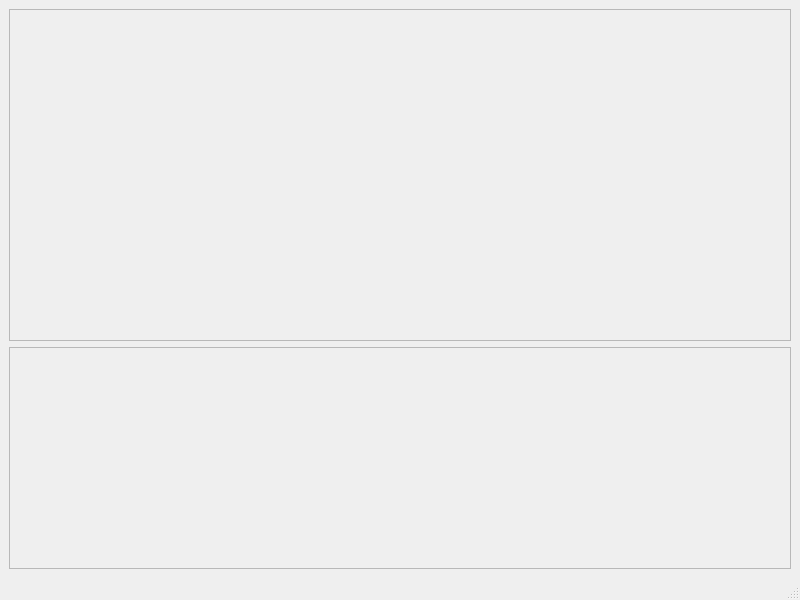
<?xml version="1.0" encoding="UTF-8"?>
<ui version="4.0">
 <class>PayloadWindow</class>
 <widget class="QMainWindow" name="PayloadWindow">
  <property name="geometry">
   <rect>
    <x>0</x>
    <y>0</y>
    <width>800</width>
    <height>600</height>
   </rect>
  </property>
  <property name="windowTitle">
   <string>Payload Status</string>
  </property>
  <widget class="QWidget" name="centralwidget">
   <layout class="QVBoxLayout" name="verticalLayout_2" stretch="3,2">
    <item>
     <layout class="QHBoxLayout" name="horizontalLayout">
      <item>
       <widget class="QFrame" name="frame">
        <property name="frameShape">
         <enum>QFrame::StyledPanel</enum>
        </property>
        <property name="frameShadow">
         <enum>QFrame::Raised</enum>
        </property>
        <layout class="QHBoxLayout" name="horizontalLayout_3" stretch="2,3,2">
         <item>
          <widget class="hprcPayloadGraph" name="widget_3" native="true"/>
         </item>
         <item>
          <widget class="hprcPayloadMap" name="widget_2" native="true"/>
         </item>
         <item>
          <widget class="hprcServoStatusWidget" name="widget" native="true">
           <property name="sizePolicy">
            <sizepolicy hsizetype="Preferred" vsizetype="Preferred">
             <horstretch>0</horstretch>
             <verstretch>0</verstretch>
            </sizepolicy>
           </property>
          </widget>
         </item>
        </layout>
       </widget>
      </item>
     </layout>
    </item>
    <item>
     <layout class="QHBoxLayout" name="horizontalLayout_2">
      <item>
       <widget class="QFrame" name="frame_2">
        <property name="frameShape">
         <enum>QFrame::StyledPanel</enum>
        </property>
        <property name="frameShadow">
         <enum>QFrame::Raised</enum>
        </property>
        <layout class="QHBoxLayout" name="horizontalLayout_4" stretch="2,2,3,3">
         <item>
          <widget class="hprcRollGauge" name="widget_7" native="true"/>
         </item>
         <item>
          <widget class="hprcPitchGauge" name="widget_6" native="true"/>
         </item>
         <item>
          <widget class="hprcAttitudeWidget" name="attitude" native="true"/>
         </item>
         <item>
          <widget class="hprcPayloadBatteryVoltage" name="widget_4" native="true"/>
         </item>
        </layout>
       </widget>
      </item>
     </layout>
    </item>
   </layout>
  </widget>
  <widget class="QStatusBar" name="statusbar"/>
 </widget>
 <customwidgets>
  <customwidget>
   <class>hprcAttitudeWidget</class>
   <extends>QWidget</extends>
   <header>Widgets/hprcdisplaywidget.h</header>
   <container>1</container>
  </customwidget>
  <customwidget>
   <class>hprcPayloadMap</class>
   <extends>QWidget</extends>
   <header>Widgets/hprcdisplaywidget.h</header>
   <container>1</container>
  </customwidget>
  <customwidget>
   <class>hprcRollGauge</class>
   <extends>QWidget</extends>
   <header>Widgets/hprcdisplaywidget.h</header>
   <container>1</container>
  </customwidget>
  <customwidget>
   <class>hprcPitchGauge</class>
   <extends>QWidget</extends>
   <header>Widgets/hprcdisplaywidget.h</header>
   <container>1</container>
  </customwidget>
  <customwidget>
   <class>hprcPayloadBatteryVoltage</class>
   <extends>QWidget</extends>
   <header>Widgets/hprcdisplaywidget.h</header>
   <container>1</container>
  </customwidget>
  <customwidget>
   <class>hprcServoStatusWidget</class>
   <extends>QWidget</extends>
   <header>Widgets/hprcdisplaywidget.h</header>
   <container>1</container>
  </customwidget>
  <customwidget>
   <class>hprcPayloadGraph</class>
   <extends>QWidget</extends>
   <header>Widgets/hprcdisplaywidget.h</header>
   <container>1</container>
  </customwidget>
 </customwidgets>
 <resources/>
 <connections/>
</ui>
